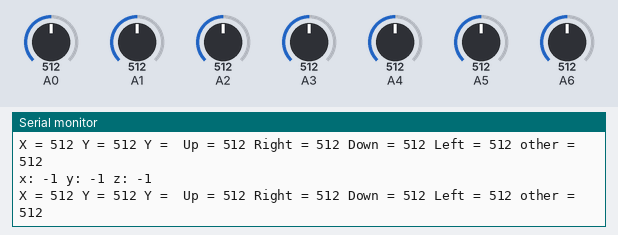
Recording of a sketch running on a simulated Arduino Nano, built with avr-gcc and run on an emulated ATmega328P. On the bench: the last lines printed to the serial monitor. Wiring (inferred from the names in the program): 24Cxx EEPROM at I2C address 0x53. Inputs (shaded band) come from the test bench; at power-on: A0 = 512, A1 = 512, A2 = 512, A3 = 512, A4 = 512, A5 = 512, A6 = 512. EEPROM starts erased; no radio packets arrive unless stated.

Above: at 1.2 s.
1.3 s: A0 set to 106
At 1.49 s:
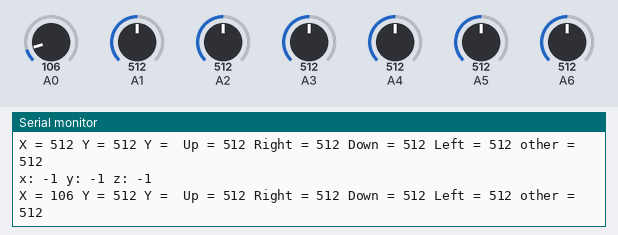
2.8 s: A0 set to 95
At 2.89 s:
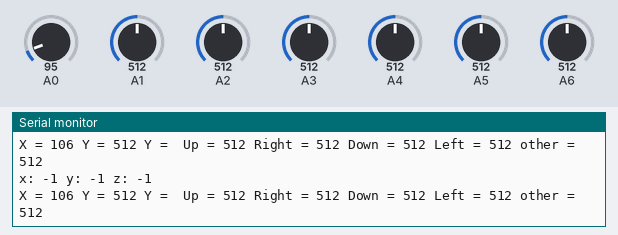
8.8 s: A1 set to 104
At 8.82 s:
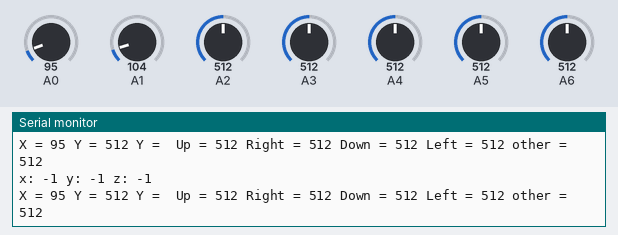
11.8 s: A1 set to 89
At 11.88 s:
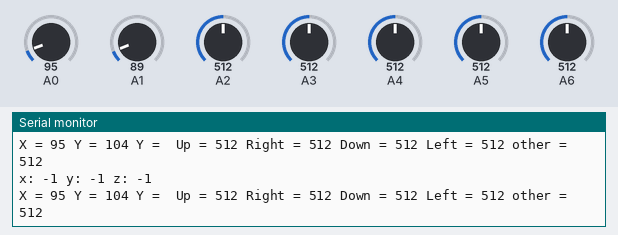
14.8 s: A2 set to 109
At 14.81 s:
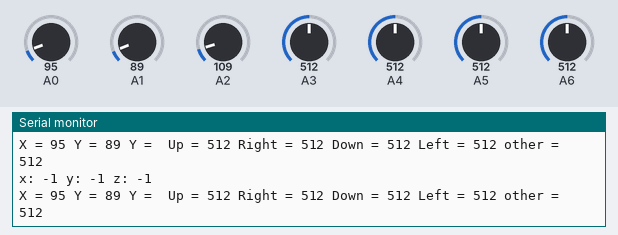
17.8 s: A2 set to 89
At 17.85 s:
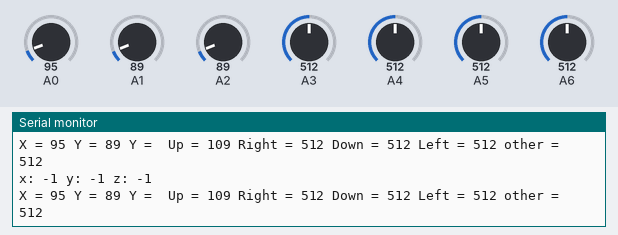
Timing chart, 0 to 20.8 s (numbered marks = the images above; inputs shaded):
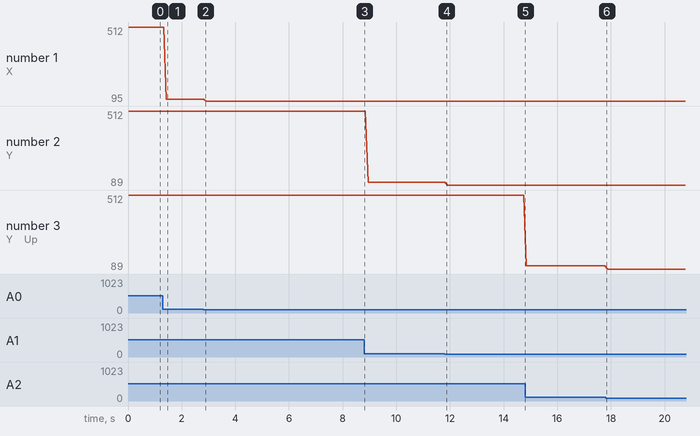

Measured:
- after the input at 1.3 s, the serial monitor: prints a new line after 0.13 s (image 1)
- plotted number 1: 512 → 106 after the input at 1.3 s, 106 → 95 after the input at 2.8 s
- plotted number 2: 512 → 104 after the input at 8.8 s, 104 → 89 after the input at 11.8 s
- plotted number 3: 512 → 109 after the input at 14.8 s

The sketch:

hand_nrf_tx.ino
```cpp
/* JoyStick module transceiver code
By Nazmus
http://www.Easyprogramming.net
http://nazm.us
 - SEE the comments after "//" on each line below
 - CONNECTIONS: nRF24L01 Modules See:
 http://arduino-info.wikispaces.com/Nrf24L01-2.4GHz-HowTo
   1 - GND
   2 - VCC 3.3V !!! NOT 5V
   3 - CE to Arduino pin 9
   4 - CSN to Arduino pin 10
   5 - SCK to Arduino pin 13
   6 - MOSI to Arduino pin 11
   7 - MISO to Arduino pin 12
   8 - UNUSED

   Default Button Pins:
   Up - pin 2
   Right - pin 3
   Down - pin 4
   Left - pin 5
   -
   Analog Joystick module
   GND to Arduino GND
   VCC to Arduino +5V
   X Pot to Arduino A0
   Y Pot to Arduino A1

/*-----( Import needed libraries )-----*/
#include <SPI.h>
#include "nRF24L01.h"
#include "RF24.h"
#include <Wire.h>
int x, y , z ;
#define DEVICE (0x53) // Device address as specified in data sheet

byte _buff[6];

char POWER_CTL = 0x2D;  //Power Control Register
char DATA_FORMAT = 0x31;
char DATAX0 = 0x32; //X-Axis Data 0
char DATAX1 = 0x33; //X-Axis Data 1
char DATAY0 = 0x34; //Y-Axis Data 0
char DATAY1 = 0x35; //Y-Axis Data 1
char DATAZ0 = 0x36; //Z-Axis Data 0
char DATAZ1 = 0x37; //Z-Axis Data 1

/*-----( Declare Constants and Pin Numbers )-----*/
#define CE_PIN   9
#define CSN_PIN 10

// NOTE: the "LL" at the end of the constant is "LongLong" type
const uint64_t pipe = 0xE8E8F0F0E2LL; // Define the transmit pipe


/*-----( Declare objects )-----*/
RF24 radio(CE_PIN, CSN_PIN); // Create a Radio
/*-----( Declare Variables )-----*/
int joystick[9];  // 6 element array holding Joystick reading and 4 buttons
int JOYSTICK_X;
int JOYSTICK_Y;
int f1 ;
int f2 ;
int f3 ;
int f4 ;
int f5 ;
void setup()   /****** SETUP: RUNS ONCE ******/
{
  Wire.begin();        // join i2c bus (address optional for master)
  Serial.begin(9600);
  radio.begin();
  radio.openWritingPipe(pipe);
  //Put the ADXL345 into +/- 4G range by writing the value 0x01 to the DATA_FORMAT register.
  writeTo(DATA_FORMAT, 0x01);
  //Put the ADXL345 into Measurement Mode by writing 0x08 to the POWER_CTL register.
  writeTo(POWER_CTL, 0x08);
  //declare pinMode for all buttons and initial state
}


void loop()   /****** LOOP: RUNS CONSTANTLY ******/
{

  f5 = map(analogRead(A2), 120, 190, 1, 180);
  f2 = map(analogRead(A3), 120, 190, 1, 180);
  f1 = map(analogRead(A4), 120, 190, 1, 180);
  f4 = map(analogRead(A5), 120, 190, 1, 180);
  f3 = map(analogRead(A6), 120, 200, 1, 180);
JOYSTICK_X = map(analogRead(A0),0,1024,1,1000);
JOYSTICK_Y = map(analogRead(A1),0,1024,1,1000);

  readAccel(); // read the x/y/z tilt
  joystick[0] = JOYSTICK_X;
  joystick[1] = JOYSTICK_Y;
  joystick[2] = f1;
  joystick[3] = f2;
  joystick[4] = f3;
  joystick[5] = f4;
  joystick[6] = f5;
  joystick[7] = x ;
  joystick[8] = y ;
  radio.write( joystick, sizeof(joystick) );

  // Debugging code below
  Serial.print("X = ");

  Serial.print(analogRead(A0));
  Serial.print(" Y = ");

  Serial.print(analogRead(A1));
  Serial.print(" Y = ");
  Serial.print(" Up = ");
  Serial.print(analogRead(A2));
  Serial.print(" Right = ");
  Serial.print(analogRead(A3));
  Serial.print(" Down = ");
  Serial.print(analogRead(A4));
  Serial.print(" Left = ");
  Serial.print(analogRead(A5));
  Serial.print(" other = ");
  Serial.println(analogRead(A6));

  // Debugging code above
}//--(end main loop )---

void readAccel() {
  uint8_t howManyBytesToRead = 6;
  readFrom( DATAX0, howManyBytesToRead, _buff); //read the acceleration data from the ADXL345

  // each axis reading comes in 10 bit resolution, ie 2 bytes.  Least Significat Byte first!!
  // thus we are converting both bytes in to one int
  x = (((int)_buff[1]) << 8) | _buff[0];
  y = (((int)_buff[3]) << 8) | _buff[2];
  z = (((int)_buff[5]) << 8) | _buff[4];
  Serial.print("x: ");
  Serial.print( x );
  Serial.print(" y: ");
  Serial.print( y );
  Serial.print(" z: ");
  Serial.println( z );
}

void writeTo(byte address, byte val) {
  Wire.beginTransmission(DEVICE); // start transmission to device
  Wire.write(address);             // send register address
  Wire.write(val);                 // send value to write
  Wire.endTransmission();         // end transmission
}

// Reads num bytes starting from address register on device in to _buff array
void readFrom(byte address, int num, byte _buff[]) {
  Wire.beginTransmission(DEVICE); // start transmission to device
  Wire.write(address);             // sends address to read from
  Wire.endTransmission();         // end transmission

  Wire.beginTransmission(DEVICE); // start transmission to device
  Wire.requestFrom(DEVICE, num);    // request 6 bytes from device

  int i = 0;
  while (Wire.available())        // device may send less than requested (abnormal)
  {
    _buff[i] = Wire.read();    // receive a byte
    i++;
  }
  Wire.endTransmission();         // end transmission
}
```
